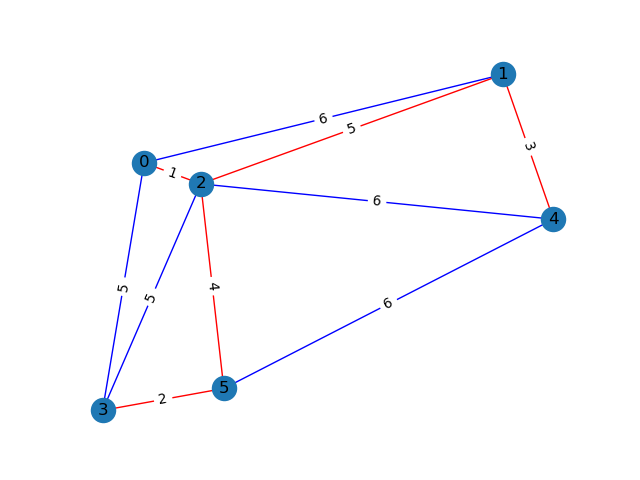

Source code (Python):
import networkx as nx
import matplotlib.pyplot as plt
import sys
from collections import defaultdict


class prim:
    def __init__(self, graph, nodes) -> None:
        self.graph = graph
        self.nodes = nodes
    
    def mst(self, start_node):
        '''
        start_node: 生成最小生成树的开始节点


        return:
        mst_weight: 最小生成树的权重列表
        mst_edges: 最小生成树的边列表
        '''
        # 边和权重映射
        edge_weight = defaultdict(int)
        # 节点和邻居映射
        node_neighbors = defaultdict(set)
        # 最小生成树的边
        mst_edges = []
        # 最小生成树的权重
        mst_weights = []
        # 已经访问的节点
        visited = set()
        visited.add(start_node)

        for (u, v, w) in self.graph:
            node_neighbors[u].add(v)
            node_neighbors[v].add(u)
            edge_weight[(u, v)] = edge_weight[(v, u)] = w
        count = 1
        while count != len(self.nodes):
            min_weight = sys.maxsize
            cur_node, next_node = -1, -1
            for u in visited:
                for v in node_neighbors[u]:
                    if v not in visited and edge_weight[(u, v)] < min_weight:
                        min_weight = edge_weight[(u, v)]
                        cur_node = u
                        next_node = v 
            mst_weights.append(min_weight)     
            visited.add(next_node)
            mst_edges.append((cur_node, next_node))
            count += 1
        return mst_weights, mst_edges

# networkx画图函数，最小生成树边标红
def draw(G, color_edges):
    # 图的所有边
    edges = list(G.edges)
    # 要着色的边
    color_edges = set(color_edges)
    n = len(edges)
    edge_color = ['b'] * n

    for i in range(n):
        u, v = edges[i][0], edges[i][1]
        if (u, v) in color_edges or (v, u) in color_edges:
            edge_color[i] = 'r'
    
    # 边的长度和权重大小成正比
    pos = nx.kamada_kawai_layout(G)
    edge_labels = nx.get_edge_attributes(G, 'weight')
    # 画权重
    nx.draw_networkx_edge_labels(G, pos, edge_labels=edge_labels)
    # 画边
    nx.draw(G, pos, with_labels=True, edge_color=tuple(edge_color))
    plt.savefig("prim.png", format="PNG")
    plt.show()
    


def main():
    graph = [(0, 1, 6), (0, 2, 1), (0, 3, 5), (1, 2, 5), (1, 4, 3), (2, 3, 5), (2, 4, 6), (2, 5, 4), (3, 5, 2), (4, 5, 6)]
    G = nx.Graph()
    G.add_weighted_edges_from(graph)
    nodes = G.nodes
    mst_weights, mst_edges = prim(graph, nodes).mst(0)
    print('prim算法生成的最小生成树包含了这些边{}'.format(mst_edges))
    print('边对应的权重为：{}，总和为：{}'.format(mst_weights, sum(mst_weights)))
    draw(G, mst_edges)

if __name__ == '__main__':
    main()